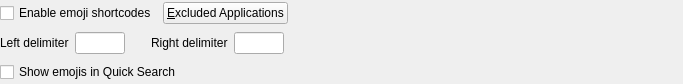
<?xml version="1.0" encoding="UTF-8"?>
<ui version="4.0">
 <class>PrefPaneEmojis</class>
 <widget class="QFrame" name="PrefPaneEmojis">
  <property name="geometry">
   <rect>
    <x>0</x>
    <y>0</y>
    <width>683</width>
    <height>84</height>
   </rect>
  </property>
  <property name="windowTitle">
   <string notr="true"/>
  </property>
  <layout class="QVBoxLayout" name="verticalLayout">
   <property name="leftMargin">
    <number>0</number>
   </property>
   <property name="topMargin">
    <number>0</number>
   </property>
   <property name="rightMargin">
    <number>0</number>
   </property>
   <property name="bottomMargin">
    <number>0</number>
   </property>
   <item>
    <layout class="QHBoxLayout" name="layout1">
     <item>
      <widget class="QCheckBox" name="checkEnableEmoji">
       <property name="text">
        <string>Enable emoji shortcodes</string>
       </property>
      </widget>
     </item>
     <item>
      <widget class="QPushButton" name="buttonEmojiExcludedApps">
       <property name="text">
        <string>&amp;Excluded Applications</string>
       </property>
      </widget>
     </item>
     <item>
      <spacer name="spacer1">
       <property name="orientation">
        <enum>Qt::Horizontal</enum>
       </property>
       <property name="sizeHint" stdset="0">
        <size>
         <width>0</width>
         <height>20</height>
        </size>
       </property>
      </spacer>
     </item>
    </layout>
   </item>
   <item>
    <layout class="QGridLayout" name="grid1" columnstretch="0,0,0,0,0,0">
     <item row="0" column="0">
      <widget class="QLabel" name="labelEmojiLeftDelimiter">
       <property name="text">
        <string>Left delimiter</string>
       </property>
      </widget>
     </item>
     <item row="0" column="2">
      <spacer name="spacer2">
       <property name="orientation">
        <enum>Qt::Horizontal</enum>
       </property>
       <property name="sizeType">
        <enum>QSizePolicy::Fixed</enum>
       </property>
       <property name="sizeHint" stdset="0">
        <size>
         <width>20</width>
         <height>10</height>
        </size>
       </property>
      </spacer>
     </item>
     <item row="0" column="1">
      <widget class="QLineEdit" name="editEmojiLeftDelimiter">
       <property name="maximumSize">
        <size>
         <width>50</width>
         <height>16777215</height>
        </size>
       </property>
      </widget>
     </item>
     <item row="0" column="5">
      <spacer name="spacer3">
       <property name="orientation">
        <enum>Qt::Horizontal</enum>
       </property>
       <property name="sizeHint" stdset="0">
        <size>
         <width>0</width>
         <height>20</height>
        </size>
       </property>
      </spacer>
     </item>
     <item row="0" column="4">
      <widget class="QLineEdit" name="editEmojiRightDelimiter">
       <property name="maximumSize">
        <size>
         <width>50</width>
         <height>16777215</height>
        </size>
       </property>
      </widget>
     </item>
     <item row="0" column="3">
      <widget class="QLabel" name="labelEmojiRightDelimiter">
       <property name="text">
        <string>Right delimiter</string>
       </property>
      </widget>
     </item>
    </layout>
   </item>
   <item>
    <layout class="QHBoxLayout" name="layout2">
     <item>
      <widget class="QCheckBox" name="checkShowEmojiInPickerWindow">
       <property name="text">
        <string>Show emojis in Quick Search</string>
       </property>
      </widget>
     </item>
     <item>
      <spacer name="spacer4">
       <property name="orientation">
        <enum>Qt::Horizontal</enum>
       </property>
       <property name="sizeHint" stdset="0">
        <size>
         <width>0</width>
         <height>20</height>
        </size>
       </property>
      </spacer>
     </item>
    </layout>
   </item>
  </layout>
 </widget>
 <resources/>
 <connections/>
</ui>
